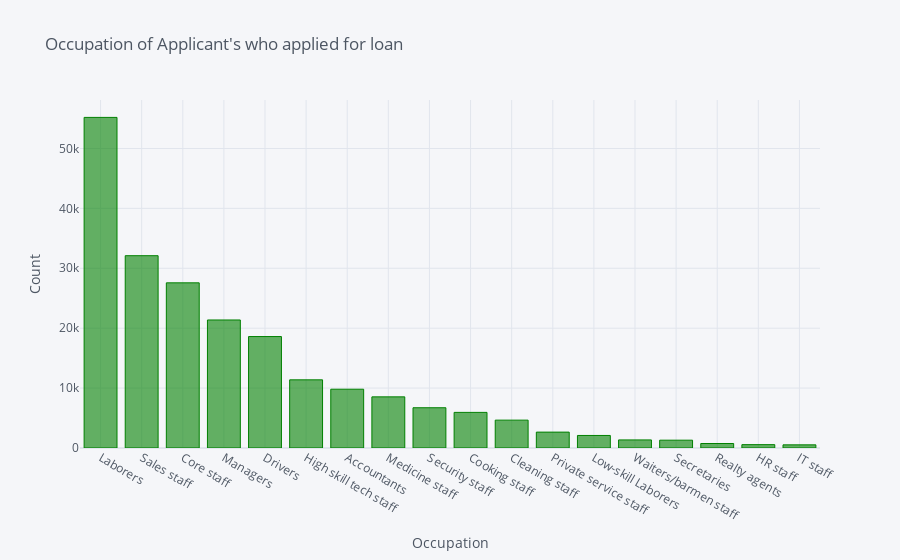

Here is the notebook cell this chart was saved with:
### Code cell
temp = application_train_df["OCCUPATION_TYPE"].value_counts()
temp.iplot(kind='bar', xTitle = 'Occupation', yTitle = "Count", title = 'Occupation of Applicant\'s who applied for loan', color = 'green')

### Figure 1 — Plotly figure (JSON) as saved in the notebook; plotly's stock layout.template omitted (floating-point values rounded to 4 significant figures)
{"data": [{"marker": {"color": "rgba(0, 128, 0, 0.6)", "line": {"color": "rgba(0, 128, 0, 1.0)", "width": 1}}, "name": "OCCUPATION_TYPE", "orientation": "v", "text": "", "type": "bar", "x": ["Laborers", "Sales staff", "Core staff", "Managers", "Drivers", "High skill tech staff", "Accountants", "Medicine staff", "Security staff", "Cooking staff", "Cleaning staff", "Private service staff", "Low-skill Laborers", "Waiters/barmen staff", "Secretaries", "Realty agents", "HR staff", "IT staff"], "y": [55186, 32102, 27570, 21371, 18603, 11380, 9813, 8537, 6721, 5946, 4653, 2652, 2093, 1348, 1305, 751, 563, 526]}], "layout": {"legend": {"bgcolor": "#F5F6F9", "font": {"color": "#4D5663"}}, "paper_bgcolor": "#F5F6F9", "plot_bgcolor": "#F5F6F9", "title": {"font": {"color": "#4D5663"}, "text": "Occupation of Applicant's who applied for loan"}, "xaxis": {"gridcolor": "#E1E5ED", "showgrid": true, "tickfont": {"color": "#4D5663"}, "title": {"font": {"color": "#4D5663"}, "text": "Occupation"}, "zerolinecolor": "#E1E5ED"}, "yaxis": {"gridcolor": "#E1E5ED", "showgrid": true, "tickfont": {"color": "#4D5663"}, "title": {"font": {"color": "#4D5663"}, "text": "Count"}, "zerolinecolor": "#E1E5ED"}}}
